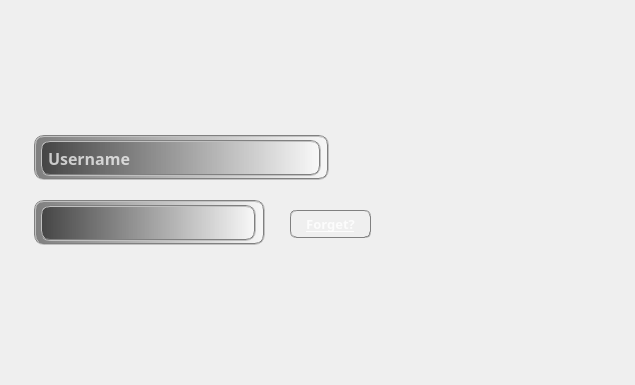
<?xml version="1.0" encoding="UTF-8"?>
<ui version="4.0">
 <class>Login</class>
 <widget class="QDialog" name="Login">
  <property name="geometry">
   <rect>
    <x>0</x>
    <y>0</y>
    <width>635</width>
    <height>385</height>
   </rect>
  </property>
  <property name="windowTitle">
   <string>JumpChess</string>
  </property>
  <property name="styleSheet">
   <string notr="true">background-image: url(:/res/Login/login_background.png);</string>
  </property>
  <widget class="QLineEdit" name="username">
   <property name="geometry">
    <rect>
     <x>40</x>
     <y>140</y>
     <width>281</width>
     <height>36</height>
    </rect>
   </property>
   <property name="font">
    <font>
     <family>Adobe Hebrew</family>
     <pointsize>12</pointsize>
     <weight>75</weight>
     <bold>true</bold>
    </font>
   </property>
   <property name="styleSheet">
    <string notr="true">background-color: qlineargradient(spread:pad, x1:0, y1:0, x2:1, y2:0, stop:0 rgba(0, 0, 0, 120), stop:1 rgba(255, 255, 255, 120));
border:2px groove gray;
border-radius:10px;
padding:2px 4px;
color: rgba(255,255,255,180);</string>
   </property>
   <property name="text">
    <string>Username</string>
   </property>
  </widget>
  <widget class="QLineEdit" name="password">
   <property name="geometry">
    <rect>
     <x>40</x>
     <y>205</y>
     <width>216</width>
     <height>36</height>
    </rect>
   </property>
   <property name="font">
    <font>
     <family>Adobe Garamond Pro</family>
     <pointsize>11</pointsize>
    </font>
   </property>
   <property name="styleSheet">
    <string notr="true">background-color: qlineargradient(spread:pad, x1:0, y1:0, x2:1, y2:0, stop:0 rgba(0, 0, 0, 120), stop:1 rgba(255, 255, 255, 120));
border:2px groove gray;
border-radius:10px;
padding:2px 4px;
color: rgba(255,255,255,150);</string>
   </property>
   <property name="text">
    <string/>
   </property>
   <property name="echoMode">
    <enum>QLineEdit::Password</enum>
   </property>
  </widget>
  <widget class="QPushButton" name="login">
   <property name="geometry">
    <rect>
     <x>20</x>
     <y>270</y>
     <width>160</width>
     <height>51</height>
    </rect>
   </property>
   <property name="mouseTracking">
    <bool>false</bool>
   </property>
   <property name="styleSheet">
    <string notr="true">	border: none;
    outline: none;
    font-size: 16px;
    margin: 2rem 0 0;
    width: 100%;
    height:3.5rem;
    border-radius: 3rem;
    background-image: url(:/res/Login/button_1.png);
    color: white;</string>
   </property>
   <property name="text">
    <string/>
   </property>
   <property name="checkable">
    <bool>false</bool>
   </property>
   <property name="autoExclusive">
    <bool>false</bool>
   </property>
  </widget>
  <widget class="QLabel" name="label_1">
   <property name="geometry">
    <rect>
     <x>34</x>
     <y>135</y>
     <width>295</width>
     <height>45</height>
    </rect>
   </property>
   <property name="styleSheet">
    <string notr="true">background-color: qlineargradient(spread:pad, x1:0, y1:0, x2:1, y2:0, stop:0 rgba(0, 0, 0, 120), stop:1 rgba(255, 255, 255, 120));
border:2px groove gray;
border-radius:10px;
padding:2px 2px;</string>
   </property>
   <property name="text">
    <string/>
   </property>
  </widget>
  <widget class="QLabel" name="label_2">
   <property name="geometry">
    <rect>
     <x>34</x>
     <y>200</y>
     <width>231</width>
     <height>45</height>
    </rect>
   </property>
   <property name="styleSheet">
    <string notr="true">background-color: qlineargradient(spread:pad, x1:0, y1:0, x2:1, y2:0, stop:0 rgba(0, 0, 0, 120), stop:1 rgba(255, 255, 255, 120));
border:2px groove gray;
border-radius:10px;
padding:2px 4px;</string>
   </property>
   <property name="text">
    <string/>
   </property>
  </widget>
  <widget class="QPushButton" name="signup">
   <property name="geometry">
    <rect>
     <x>200</x>
     <y>270</y>
     <width>161</width>
     <height>51</height>
    </rect>
   </property>
   <property name="styleSheet">
    <string notr="true">	border: none;
    outline: none;
    font-size: 16px;
    margin: 2rem 0 0;
    width: 100%;
    height:3.5rem;
    border-radius: 3rem;
    background-image: url(:/res/Login/signup.png);
    color: white;</string>
   </property>
   <property name="text">
    <string/>
   </property>
  </widget>
  <widget class="QPushButton" name="forget">
   <property name="geometry">
    <rect>
     <x>290</x>
     <y>210</y>
     <width>81</width>
     <height>28</height>
    </rect>
   </property>
   <property name="font">
    <font>
     <family>Adobe Hebrew</family>
     <pointsize>10</pointsize>
     <weight>75</weight>
     <bold>true</bold>
     <underline>true</underline>
    </font>
   </property>
   <property name="styleSheet">
    <string notr="true">background-color: transparent;
border:1px groove gray;
border-radius:6px;
padding:1px 2px;
color: rgba(255,255,255,200);</string>
   </property>
   <property name="text">
    <string>Forget?</string>
   </property>
  </widget>
  <zorder>label_2</zorder>
  <zorder>label_1</zorder>
  <zorder>username</zorder>
  <zorder>password</zorder>
  <zorder>login</zorder>
  <zorder>signup</zorder>
  <zorder>forget</zorder>
 </widget>
 <resources/>
 <connections/>
</ui>
